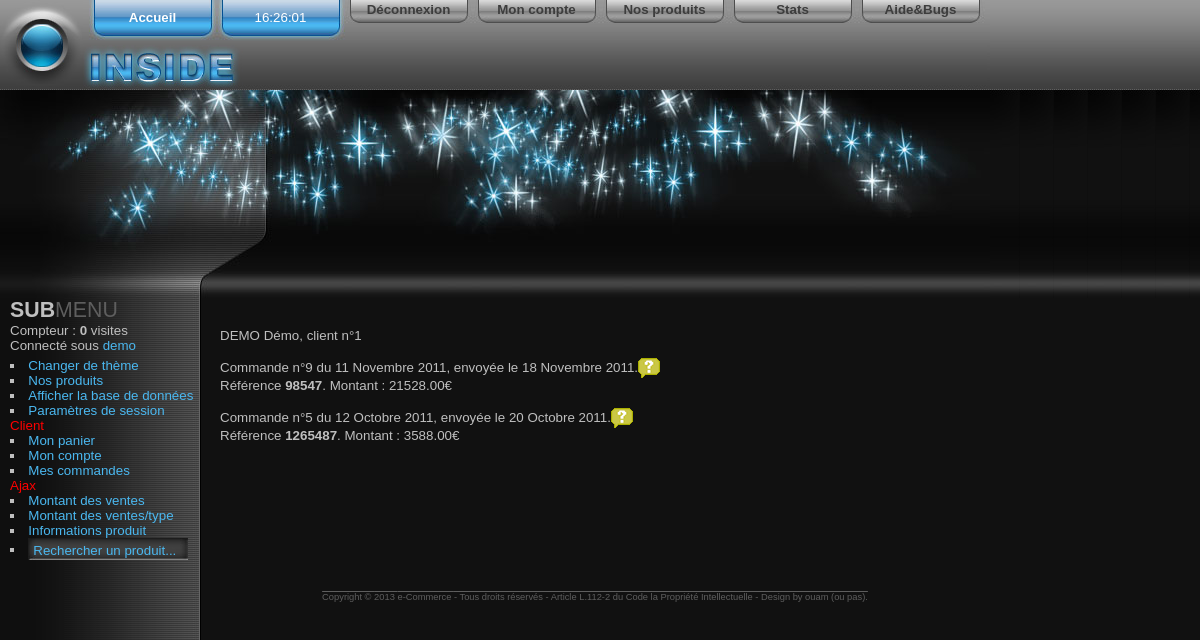
Page /mescommandes.php (signed in) on the committed database.
### tables this page shows
CREATE TABLE IF NOT EXISTS `commande` (
  `idCom` int(10) unsigned NOT NULL AUTO_INCREMENT,
  `dateCom` date DEFAULT NULL,
  `idClient` int(10) unsigned NOT NULL,
  `idPaiement` char(2) DEFAULT NULL,
  `dateEnvoiCom` date DEFAULT NULL,
  `refPaiement` varchar(13) DEFAULT NULL,
  `totalCom` float(7,2) DEFAULT NULL,
  `fin` char(3) DEFAULT NULL,
  PRIMARY KEY (`idCom`),
  UNIQUE KEY `unique_cmd` (`idCom`),
  KEY `fk_commande_client` (`idClient`)
);

### mescommandes.php (the view)
<?php
	$fic = 'includes/header.php';
	if(file_exists($fic))
		include($fic);
	if($_SESSION['id'] == 0)
	{
		erreur("Vous devez vous <a href='identification.php' >connecter</a> <br />");
	}else
	{
		echo "<br /><br />";
		$id = $_SESSION['id'];
		$res = query("select idCom,dateCom,dateEnvoiCom,totalCom,fin,
							 refPaiement from commande WHERE idClient = '".$id."' order by dateCom desc,idCom desc;");
		if(mysql_num_rows($res) == 0)
		{
			echo "Vous n'avez passé aucune commande.";
		}else
		{
			$res2 = query("select concat(nomClient,' ',prenomClient) from client WHERE idClient = '".$id."' ;");
			if($row = fetch($res2))
				echo s($row[0]);
			echo ", client n°".$id."<br /><br />";
			for($i= 0;$row = fetch($res);$i++)
			{
				$row = s_tab($row);
				echo "<div><input type='hidden' id='etat".$row[0]."' value='0' />Commande n°".$row[0]." du ".datetostring($row[1]);
				if($row[3] != null && $row[3] != "")
					echo ", envoyée le ".datetostring($row[2]);
				echo ".<span onclick='afficherCmd(\"".$row[0]."\");' class='lien'>";
				info();
				echo "</span><br />Référence <b>".$row[5]."</b>. Montant : ".$row[3]."€</div><div style='display: none;' id='cmd".$row[0]."' ></div><br />";
			}
		}
	}
	$fic = 'includes/footer.php';
	if(file_exists($fic))
		include('includes/footer.php');
?>

### includes/utils.php (shortened to what this page needs)
<?php
	function query($sql = '',$debug = 0)
	{
		if(!$resultat = mysql_query($sql))
		{
			$str = "<div style='text-align:left;'>Erreur SQL (Spécial IUT) :";
			if($_SESSION['admin'] > 0)
				$str .= $sql;
			$str .= "<br />Erreur n°".mysql_errno();
			if($_SESSION['admin'] > 0)
				$str .= ":".mysql_error();
			else
				$str .= ": Contactez votre administrateur ";
			$str .= "</div>";
			die($str);
		}
		return $resultat;
	}
	function fetch($resultat)
	{
		$row = mysql_fetch_row($resultat);
		return $row;
	}
	function s($string)
	{
		return str_replace('\_','_',htmlspecialchars($string));
	}
	function s_tab($tableau)
	{
		$retour = array();
		for($i = 0; isset($tableau[$i]) ;$i++)
		{
			$retour[$i] = s($tableau[$i]);
		}
		return $retour;
	}
	function info()
	{
		echo "<img src='images/info.png' alt='Détails' />";
	}
	function datetostring($string)
	{
		if(strlen($string) != 10 or $string == '0000-00-00')
			return "";
		else
		{
			$retour = explode('-',$string);
			if(isset($retour[2]))
			{
				switch($retour[1])
				{
					case '10':
						$mois = "Octobre";
					break;
					case '11':
						$mois = "Novembre";
					break;
				}
				$date = $retour[2].' '.$mois.' '.$retour[0];
			}else
				$date = "";
			return $date;
		}
	}
?>

### includes/sous-header1/style.css (style rules this page uses)
html { font-family: Arial, Helvetica, sans-serif; font-size: 10pt; text-align: left; color: #bfbfbf; background-color: #111111; background-image: url("images/gauche_bg.jpg"); background-repeat: repeat-y; background-position: left top; padding: 0; margin: 0; }
body { height: 100%; padding: 0; margin: 0; background-image: url("images/background.jpg"); background-repeat: repeat-x; background-position: left top; }
img { border: none; vertical-align: middle; }
.lien { color: #4bb8f0; }

### rows in the picture
commande: idCom "9", dateCom "11 Novembre 2011", dateEnvoiCom "18 Novembre 2011", refPaiement "98547", totalCom "21528.00"
commande: idCom "5", dateCom "12 Octobre 2011", dateEnvoiCom "20 Octobre 2011", refPaiement "1265487", totalCom "3588.00"

### other values in the picture
$nbVisites "0"
$_SESSION['login'] "demo"
s($row[0]) "DEMO Démo"
$id "1"
$nomSite "e-Commerce"
